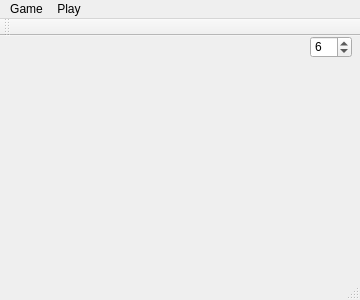
<?xml version="1.0" encoding="UTF-8"?>
<ui version="4.0">
 <class>tower</class>
 <widget class="QMainWindow" name="tower">
  <property name="geometry">
   <rect>
    <x>0</x>
    <y>0</y>
    <width>360</width>
    <height>300</height>
   </rect>
  </property>
  <property name="windowTitle">
   <string>tower</string>
  </property>
  <widget class="QWidget" name="centralWidget">
   <widget class="QPushButton" name="pushButton_0">
    <property name="geometry">
     <rect>
      <x>0</x>
      <y>0</y>
      <width>120</width>
      <height>240</height>
     </rect>
    </property>
    <property name="text">
     <string/>
    </property>
    <property name="flat">
     <bool>true</bool>
    </property>
   </widget>
   <widget class="QPushButton" name="pushButton_1">
    <property name="geometry">
     <rect>
      <x>120</x>
      <y>0</y>
      <width>120</width>
      <height>240</height>
     </rect>
    </property>
    <property name="text">
     <string/>
    </property>
    <property name="flat">
     <bool>true</bool>
    </property>
   </widget>
   <widget class="QPushButton" name="pushButton_2">
    <property name="geometry">
     <rect>
      <x>240</x>
      <y>0</y>
      <width>120</width>
      <height>240</height>
     </rect>
    </property>
    <property name="text">
     <string/>
    </property>
    <property name="flat">
     <bool>true</bool>
    </property>
   </widget>
   <widget class="QSpinBox" name="spinBox">
    <property name="geometry">
     <rect>
      <x>310</x>
      <y>0</y>
      <width>42</width>
      <height>22</height>
     </rect>
    </property>
    <property name="minimum">
     <number>1</number>
    </property>
    <property name="maximum">
     <number>9</number>
    </property>
    <property name="value">
     <number>6</number>
    </property>
   </widget>
  </widget>
  <widget class="QMenuBar" name="menuBar">
   <property name="geometry">
    <rect>
     <x>0</x>
     <y>0</y>
     <width>360</width>
     <height>22</height>
    </rect>
   </property>
   <widget class="QMenu" name="menuGame">
    <property name="title">
     <string>Game</string>
    </property>
    <addaction name="actionNew"/>
    <addaction name="actionSet_Disks"/>
    <addaction name="actionExit"/>
   </widget>
   <widget class="QMenu" name="menuPlay">
    <property name="title">
     <string>Play</string>
    </property>
    <addaction name="actionUndo"/>
    <addaction name="actionUndo_All"/>
    <addaction name="actionAuto_Play"/>
   </widget>
   <addaction name="menuGame"/>
   <addaction name="menuPlay"/>
  </widget>
  <widget class="QToolBar" name="mainToolBar">
   <attribute name="toolBarArea">
    <enum>TopToolBarArea</enum>
   </attribute>
   <attribute name="toolBarBreak">
    <bool>false</bool>
   </attribute>
  </widget>
  <widget class="QStatusBar" name="statusBar"/>
  <action name="actionNew">
   <property name="text">
    <string>&amp;New</string>
   </property>
  </action>
  <action name="actionSet_Disks">
   <property name="text">
    <string>&amp;Set Disks</string>
   </property>
  </action>
  <action name="actionExit">
   <property name="text">
    <string>&amp;Exit</string>
   </property>
   <property name="shortcut">
    <string>E</string>
   </property>
  </action>
  <action name="actionUndo">
   <property name="text">
    <string>&amp;Undo</string>
   </property>
   <property name="shortcut">
    <string>U</string>
   </property>
  </action>
  <action name="actionUndo_All">
   <property name="text">
    <string>&amp;Undo All</string>
   </property>
   <property name="shortcut">
    <string>A</string>
   </property>
  </action>
  <action name="actionAuto_Play">
   <property name="text">
    <string>&amp;Auto Play</string>
   </property>
   <property name="shortcut">
    <string>P</string>
   </property>
  </action>
 </widget>
 <layoutdefault spacing="6" margin="11"/>
 <resources/>
 <connections/>
</ui>
